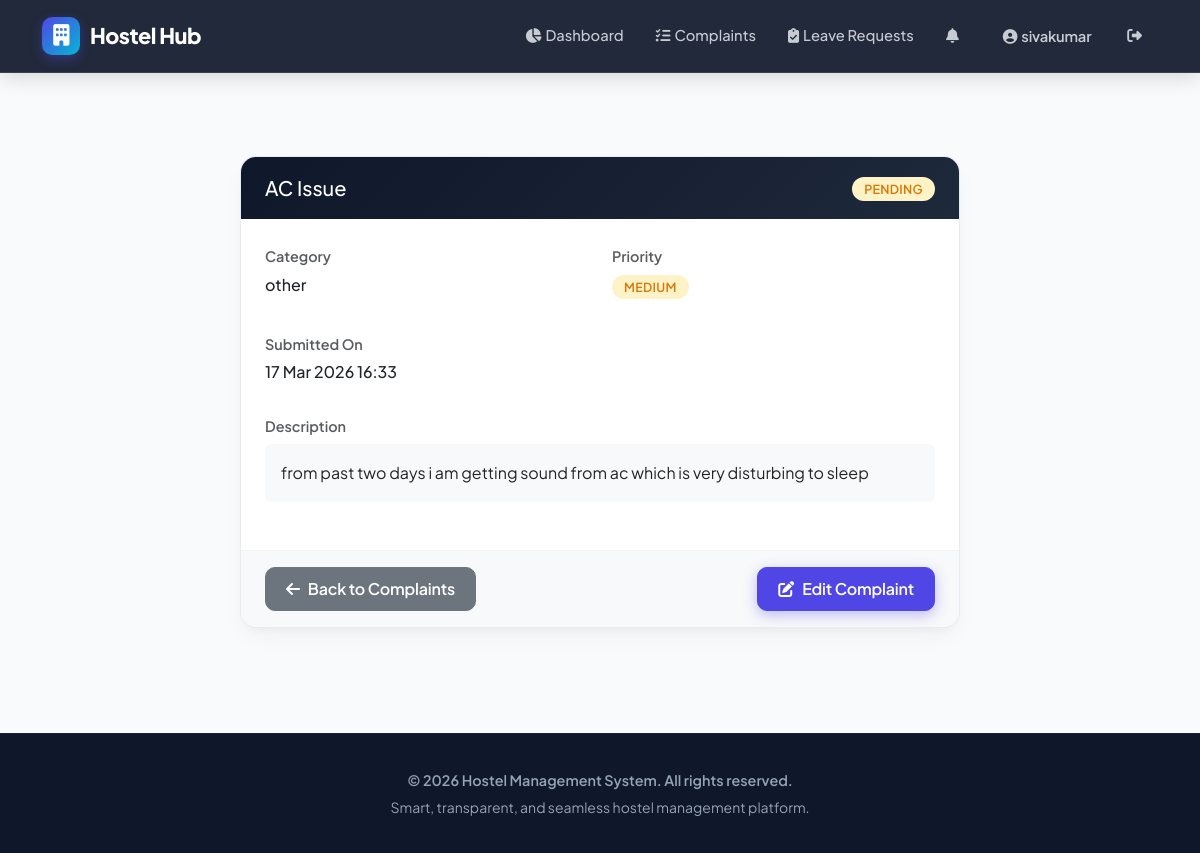
/complaint/1/ (signed in), run on the app's committed database.
### accounts/models.py (models this page shows, shortened)
class CustomUser(AbstractUser):
    ROLE_CHOICES = (
        ('admin', 'Admin'),
        ('warden', 'Warden'),
        ('student', 'Student'),
    )
    role = models.CharField(max_length=10, choices=ROLE_CHOICES)
    phone_regex = RegexValidator(regex=r'^\+?1?\d{9,15}$', message="Phone number must be entered in the format '+999999999'.")
    phone_number = models.CharField(validators=[phone_regex], max_length=17, blank=True, null=True)
    is_active = models.BooleanField(default=True)
    profile_picture = models.ImageField(upload_to='profile_pictures/', blank=True, null=True)
    created_at = models.DateTimeField(auto_now_add=True)
    updated_at = models.DateTimeField(auto_now=True)
    last_login_ip = models.GenericIPAddressField(blank=True, null=True)
    @property
    def unread_notifications_count(self):
        return self.notifications.filter(is_read=False).count()
    class Meta:
        ordering = ['-created_at']
        indexes = [
            models.Index(fields=['role']),
            models.Index(fields=['email']),
            models.Index(fields=['is_active']),
        ]

### operations/models.py (models this page shows, shortened)
class Complaint(models.Model):
    PRIORITY_CHOICES = (
        ('low', 'Low'),
        ('medium', 'Medium'),
        ('high', 'High'),
        ('critical', 'Critical'),
    )
    STATUS_CHOICES = (
        ('pending', 'Pending'),
        ('in_progress', 'In Progress'),
        ('resolved', 'Resolved'),
        ('closed', 'Closed'),
        ('rejected', 'Rejected'),
    )
    CATEGORY_CHOICES = (
        ('room', 'Room Issues'),
        ('water', 'Water/Sanitation'),
        ('electricity', 'Electricity'),
        ('maintenance', 'Maintenance'),
        ('food', 'Food/Mess'),
        ('other', 'Other'),
    )
    student = models.ForeignKey(StudentProfile, on_delete=models.CASCADE, related_name='complaints')
    warden = models.ForeignKey(WardenProfile, on_delete=models.SET_NULL, null=True, blank=True, related_name='assigned_complaints')
    title = models.CharField(max_length=100)
    description = models.TextField()
    category = models.CharField(max_length=20, choices=CATEGORY_CHOICES, default='other')
    priority = models.CharField(max_length=10, choices=PRIORITY_CHOICES, default='medium')
    status = models.CharField(max_length=15, choices=STATUS_CHOICES, default='pending')
    attachment = models.FileField(upload_to='complaint_attachments/', blank=True, null=True)
    room_number = models.CharField(max_length=20, blank=True)
    resolution_notes = models.TextField(blank=True)
    resolved_by = models.ForeignKey(WardenProfile, on_delete=models.SET_NULL, null=True, blank=True, related_name='resolved_complaints')
    created_at = models.DateTimeField(auto_now_add=True)
    updated_at = models.DateTimeField(auto_now=True)
    resolved_at = models.DateTimeField(null=True, blank=True)
    @property
    def is_editable(self):
        return self.status in ['pending', 'in_progress']
    class Meta:
        ordering = ['-created_at']
        indexes = [
            models.Index(fields=['status']),
            models.Index(fields=['created_at']),
            models.Index(fields=['student']),
        ]

### accounts/views.py (the view)
# urls.py: path('complaint/<int:complaint_id>/', login_required(views.complaint_detail), name='complaint_detail'),
@login_required
def complaint_detail(request, complaint_id):
    complaint = get_object_or_404(Complaint, id=complaint_id)
    if request.user.role == 'student' and complaint.student.user != request.user:
        return HttpResponseForbidden('You do not have permission to view this complaint')
    elif request.user.role == 'warden':
        pass
    return render(request, 'complaints/complaint_detail.html', {'complaint': complaint})

### templates/complaints/complaint_detail.html (shortened to what this page needs)
{% extends "base.html" %}
{% block content %}
<div class="container py-5">
    <div class="row">
        <div class="col-md-8 offset-md-2">
            <div class="card">
                <div class="card-header">
                    <div class="row align-items-center">
                        <div class="col">
                            <h5 class="mb-0">{{ complaint.title }}</h5>
                        </div>
                        <div class="col-auto">
                            {% if complaint.status == 'pending' %}
                                <span class="badge bg-warning">Pending</span>
                            {% elif complaint.status == 'resolved' %}
                                <span class="badge bg-success">Resolved</span>
                            {% elif complaint.status == 'rejected' %}
                                <span class="badge bg-danger">Rejected</span>
                            {% else %}
                                <span class="badge bg-info">{{ complaint.get_status_display }}</span>
                            {% endif %}
                        </div>
                    </div>
                </div>
                <div class="card-body">
                    <div class="row mb-4">
                        <div class="col-md-6">
                            <label class="form-label text-muted">Category</label>
                            <p class="h6">{{ complaint.category }}</p>
                        </div>
                        <div class="col-md-6">
                            <label class="form-label text-muted">Priority</label>
                            <p class="h6">
                                {% if complaint.priority == 'high' %}
                                    <span class="badge bg-danger">High</span>
                                {% elif complaint.priority == 'medium' %}
                                    <span class="badge bg-warning">Medium</span>
                                {% else %}
                                    <span class="badge bg-info">Low</span>
                                {% endif %}
                            </p>
                        </div>
                    </div>
                    <div class="row mb-4">
                        <div class="col-md-6">
                            <label class="form-label text-muted">Submitted On</label>
                            <p class="h6">{{ complaint.created_at|date:"d M Y H:i" }}</p>
                        </div>
                    </div>
                    <div class="mb-4">
                        <label class="form-label text-muted">Description</label>
                        <div class="bg-light p-3 rounded">
                            {{ complaint.description }}
                        </div>
                    </div>
                </div>
                <div class="card-footer bg-light d-flex justify-content-between">
                    <a href="{% url 'student_complaints' %}" class="btn btn-secondary">
                        <i class="fas fa-arrow-left me-2"></i>Back to Complaints
                    </a>
                    {% if complaint.is_editable %}
                        <a href="{% url 'edit_complaint' complaint.id %}" class="btn btn-primary">
                            <i class="fas fa-edit me-2"></i>Edit Complaint
                        </a>
                    {% endif %}
                </div>
            </div>
        </div>
    </div>
</div>
{% endblock %}

### templates/base.html (shortened to what this page needs)
<!DOCTYPE html>
<html lang="en">
<head>
    <link href="https://cdn.jsdelivr.net/npm/bootstrap@5.3.0/dist/css/bootstrap.min.css" rel="stylesheet">
    <link href="https://cdnjs.cloudflare.com/ajax/libs/font-awesome/6.4.0/css/all.min.css" rel="stylesheet">
</head>
<body>
    <nav class="navbar navbar-expand-lg navbar-dark navbar-custom">
        <div class="container">
            <a class="navbar-brand" href="/">
                <span class="brand-icon"><i class="fas fa-building text-white"></i></span>
                Hostel Hub
            </a>
            <div class="collapse navbar-collapse" id="navbarNav">
                <ul class="navbar-nav ms-auto align-items-center">
                    {% if user.is_authenticated %}
                        {% if user.role == 'student' %}
                            <li class="nav-item">
                                <a class="nav-link" href="{% url 'student_dashboard' %}">
                                    <i class="fas fa-chart-pie me-1"></i>Dashboard
                                </a>
                            </li>
                            <li class="nav-item">
                                <a class="nav-link" href="{% url 'student_complaints' %}">
                                    <i class="fas fa-exclamation-circle me-1"></i>Complaints
                                </a>
                            </li>
                            <li class="nav-item">
                                <a class="nav-link" href="{% url 'student_fees' %}">
                                    <i class="fas fa-wallet me-1"></i>Fees
                                </a>
                            </li>
                            <li class="nav-item">
                                <a class="nav-link" href="{% url 'student_leave_requests' %}">
                                    <i class="fas fa-calendar-alt me-1"></i>Leave
                                </a>
                            </li>
                        {% elif user.role == 'warden' %}
                            <li class="nav-item">
                                <a class="nav-link" href="{% url 'warden_dashboard' %}">
                                    <i class="fas fa-chart-pie me-1"></i>Dashboard
                                </a>
                            </li>
                            <li class="nav-item">
                                <a class="nav-link" href="{% url 'warden_complaints' %}">
                                    <i class="fas fa-tasks me-1"></i>Complaints
                                </a>
                            </li>
                            <li class="nav-item">
                                <a class="nav-link" href="{% url 'warden_leave_requests' %}">
                                    <i class="fas fa-clipboard-check me-1"></i>Leave Requests
                                </a>
                            </li>
                        {% endif %}
                        <li class="nav-item">
                            <a class="nav-link position-relative" href="{% url 'notifications' %}">
                                <i class="fas fa-bell me-1"></i>
                            </a>
                        </li>
                        <li class="nav-item ms-lg-2">
                            <a class="nav-link btn btn-outline-light text-white px-3" href="{% url 'profile' %}">
                                <i class="fas fa-user-circle me-1"></i>{{ user.username }}
                            </a>
                        </li>
                        <li class="nav-item ms-lg-1">
                            <a class="nav-link text-danger" href="{% url 'logout' %}" title="Logout">
                                <i class="fas fa-sign-out-alt"></i>
                            </a>
                        </li>
                    {% endif %}
                </ul>
            </div>
        </div>
    </nav>
    <div class="main-container">
        <div class="container">
            {% block content %}{% endblock %}
        </div>
    </div>
    <footer>
        <div class="container">
            <p class="fw-semibold">&copy; 2026 Hostel Management System. All rights reserved.</p>
            <p class="text-slate-500 small mt-1">Smart, transparent, and seamless hostel management platform.</p>
        </div>
    </footer>
</body>
</html>

### templates/base.html (style rules this page uses)
:root { --primary: #4f46e5; --primary-dark: #3730a3; --primary-light: #818cf8; --secondary: #06b6d4; --success: #10b981; --warning: #f59e0b; --danger: #ef4444; --dark: #0f172a; --slate-800: #1e293b; --slate-600: #475569; --slate-500: #64748b; --slate-100: #f1f5f9; --light-bg: #f8fafc; --card-shadow: 0 10px 25px -5px rgba(0, 0, 0, 0.05), 0 8px 10px -6px rgba(0, 0, 0, 0.03); --hover-shadow: 0 20px 30px -10px rgba(79, 70, 229, 0.15); --gradient-primary: linear-gradient(135deg, #4f46e5 0%, #06b6d4 100%); --gradient-dark: linear-gradient(135deg, #0f172a 0%, #1e293b 100%); --gradient-card: linear-gradient(135deg, #ffffff 0%, #f8fafc 100%); }
* { margin: 0; padding: 0; box-sizing: border-box; }
body { font-family: 'Plus Jakarta Sans', -apple-system, BlinkMacSystemFont, sans-serif; background-color: var(--light-bg); color: var(--slate-800); line-height: 1.6; }
.navbar-custom { background: rgba(15, 23, 42, 0.92); backdrop-filter: blur(12px); -webkit-backdrop-filter: blur(12px); border-bottom: 1px solid rgba(255, 255, 255, 0.1); position: sticky; top: 0; z-index: 1050; padding: 12px 0; box-shadow: 0 4px 20px rgba(0, 0, 0, 0.15); }
.navbar-brand { font-weight: 800; font-size: 1.35rem; color: #ffffff !important; letter-spacing: -0.5px; display: flex; align-items: center; }
.brand-icon { background: var(--gradient-primary); width: 38px; height: 38px; border-radius: 10px; display: inline-flex; align-items: center; justify-content: center; margin-right: 10px; box-shadow: 0 4px 12px rgba(79, 70, 229, 0.4); }
.nav-link { color: rgba(241, 245, 249, 0.8) !important; font-weight: 500; font-size: 0.92rem; padding: 8px 14px !important; border-radius: 8px; transition: all 0.25s ease; margin: 0 2px; }
.main-container { min-height: calc(100vh - 140px); padding: 35px 0 50px 0; }
.card { border: 1px solid rgba(226, 232, 240, 0.8); border-radius: 16px; background: #ffffff; box-shadow: var(--card-shadow); transition: transform 0.3s cubic-bezier(0.4, 0, 0.2, 1), box-shadow 0.3s cubic-bezier(0.4, 0, 0.2, 1); overflow: hidden; }
.card-header { background: var(--gradient-dark); color: #ffffff; border-bottom: none; padding: 18px 24px; font-weight: 700; }
.card-body { padding: 24px; }
.card-footer { background: #f8fafc; border-top: 1px solid #f1f5f9; padding: 16px 24px; }
.btn { font-weight: 600; border-radius: 10px; padding: 9px 20px; transition: all 0.25s cubic-bezier(0.4, 0, 0.2, 1); letter-spacing: -0.2px; }
.btn-primary { background: var(--primary); border-color: var(--primary); box-shadow: 0 4px 14px rgba(79, 70, 229, 0.35); }
.badge { padding: 6px 12px; border-radius: 20px; font-weight: 600; font-size: 0.78rem; letter-spacing: 0.3px; text-transform: uppercase; }
.badge-pending, .bg-warning { background-color: #fef3c7 !important; color: #d97706 !important; }
.form-label { font-weight: 600; color: var(--slate-800); font-size: 0.9rem; margin-bottom: 6px; }
footer { background: var(--dark); color: #94a3b8; padding: 35px 0; text-align: center; border-top: 1px solid rgba(255,255,255,0.05); }
footer p { margin-bottom: 0; font-size: 0.9rem; }

### data on the page
CustomUser: username "sivakumar"
Complaint: title "AC Issue", category "other", created_at "17 Mar 2026 16:33", description "from past two days i am getting sound from ac which is very disturbing to sleep"
